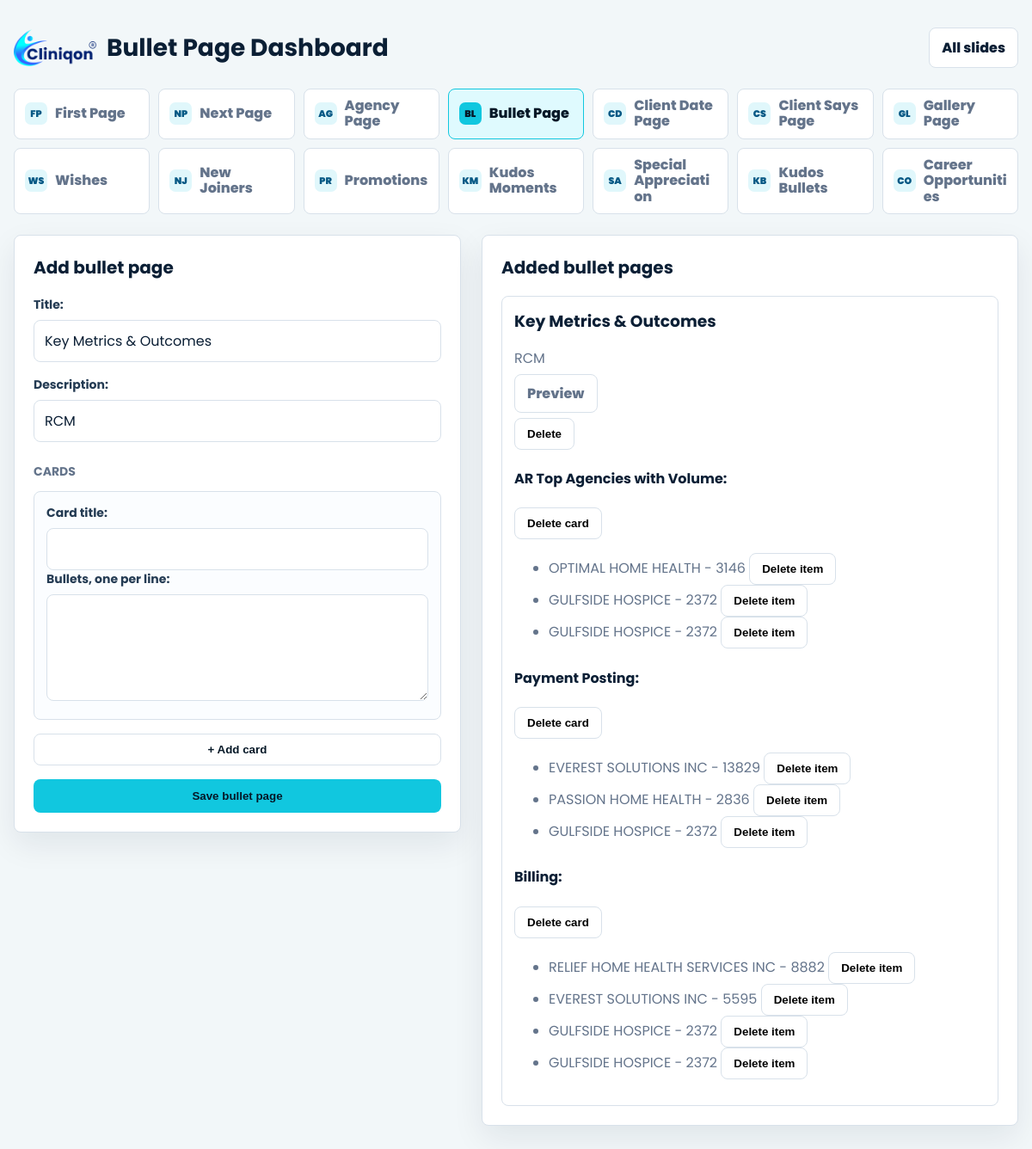
Screenshot of /bullet-page/ with the database file from the repository.
### decks/models.py (models this page shows, shortened)
class BulletPage(models.Model):
    title = models.CharField(max_length=200, default="Key Metrics & Outcomes")
    description = models.CharField(max_length=200, default="RCM")
    created_at = models.DateTimeField(auto_now_add=True)
    class Meta:
        ordering = ["-created_at"]
        verbose_name = "bullet page"
        verbose_name_plural = "bullet pages"

class BulletCard(models.Model):
    page = models.ForeignKey(BulletPage, related_name="cards", on_delete=models.CASCADE)
    title = models.CharField(max_length=200)
    order = models.PositiveSmallIntegerField(default=1)
    class Meta:
        ordering = ["order"]
        verbose_name = "bullet card"
        verbose_name_plural = "bullet cards"

class BulletItem(models.Model):
    card = models.ForeignKey(BulletCard, related_name="items", on_delete=models.CASCADE)
    text = models.CharField(max_length=255)
    order = models.PositiveSmallIntegerField(default=1)
    class Meta:
        ordering = ["order"]
        verbose_name = "bullet item"
        verbose_name_plural = "bullet items"

### decks/views.py (the view)
# urls.py: path("bullet-page/", views.bullet_page_dashboard, name="bullet_page_dashboard"),
def bullet_page_dashboard(request):
    page = None
    if request.method == "POST":
        form = BulletPageForm(request.POST)
        if form.is_valid():
            page = form.save()
            card_titles = request.POST.getlist("card_title")
            bullet_groups = request.POST.getlist("card_bullets")
            for index, card_title in enumerate(card_titles, start=1):
                title = card_title.strip()
                if not title:
                    continue
                card = BulletCard.objects.create(page=page, title=title, order=index)
                bullets = bullet_groups[index - 1].splitlines() if index - 1 < len(bullet_groups) else []
                for bullet_index, bullet in enumerate(bullets, start=1):
                    text = bullet.strip()
                    if text:
                        BulletItem.objects.create(card=card, text=text, order=bullet_index)
            return redirect("bullet_page_dashboard")
    else:
        form = BulletPageForm()
    bullet_pages = BulletPage.objects.prefetch_related("cards__items").all()
    return render(
        request,
        "decks/bullet_page_dashboard.html",
        {
            "form": form,
            "page": page,
            "bullet_pages": bullet_pages,
            "active_menu": "bullet",
        },
    )

### decks/forms.py
class BulletPageForm(forms.ModelForm):
    class Meta:
        model = BulletPage
        fields = ["title", "description"]

### decks/templates/decks/bullet_page_dashboard.html (shortened to what this page needs)
{% load static %}
<!DOCTYPE html>
<html lang="en">
<head>
</head>
<body>
    <main class="shell">
        {% include "decks/includes/dashboard_menu.html" with dashboard_title="Bullet Page Dashboard" %}
        <div class="layout">
            <section class="panel">
                <h2 class="form-title">Add bullet page</h2>
                <form method="post">
                    {% for field in form %}
                        <div class="field">
                            {{ field.label_tag }}
                            {{ field }}
                        </div>
                    {% endfor %}
                    <h3 class="section-heading">Cards</h3>
                    <div id="cards-form">
                        {% if page %}
                            {% for card in page.cards.all %}
                                <div class="bullet-card-form">
                                    <label>Card title:</label>
                                    <input type="text" name="card_title" value="{{ card.title }}">
                                    <label>Bullets, one per line:</label>
                                    <textarea name="card_bullets" rows="4">{% for item in card.items.all %}{{ item.text }}{% if not forloop.last %}
{% endif %}{% endfor %}</textarea>
                                </div>
                            {% endfor %}
                        {% else %}
                            <div class="bullet-card-form">
                                <label>Card title:</label>
                                <input type="text" name="card_title">
                                <label>Bullets, one per line:</label>
                                <textarea name="card_bullets" rows="4"></textarea>
                            </div>
                        {% endif %}
                    </div>
                    <button class="add-button" type="button" id="add-card">+ Add card</button>
                    <button class="submit" type="submit">Save bullet page</button>
                </form>
            </section>
            <section class="panel">
                <h2 class="preview-title">Added bullet pages</h2>
                {% for bullet_page in bullet_pages %}
                    <article class="preview-item">
                        <h3>{{ bullet_page.title }}</h3>
                        <p>{{ bullet_page.description }}</p>
                        <p><a class="view-link" href="{% url 'bullet_page_view_detail' bullet_page.id %}">Preview</a></p>
                        <form method="post" action="{% url 'delete_page_item' 'bullet' bullet_page.id %}" onsubmit="return confirm('Delete this saved slide?');">
                            <button class="view-link" type="submit">Delete</button>
                        </form>
                        {% for card in bullet_page.cards.all %}
                            <h4>{{ card.title }}</h4>
                            <form method="post" action="{% url 'delete_child_item' 'bullet-card' card.id %}" onsubmit="return confirm('Delete this card and its bullets?');">
                                <button class="view-link" type="submit">Delete card</button>
                            </form>
                            <ul>
                                {% for item in card.items.all %}
                                    <li>
                                        {{ item.text }}
                                        <form method="post" action="{% url 'delete_child_item' 'bullet-item' item.id %}" style="display:inline;" onsubmit="return confirm('Delete this bullet?');">
                                            <button class="view-link" type="submit">Delete item</button>
                                        </form>
                                    </li>
                                {% endfor %}
                            </ul>
                        {% endfor %}
                    </article>
                {% empty %}
                    <p>No bullet page items added yet.</p>
                {% endfor %}
            </section>
        </div>
    </main>
</body>
</html>

### decks/templates/decks/bullet_page_dashboard.html (style rules this page uses)
:root { --ink: #0b1f35; --muted: #64748b; --line: #d8e1ea; --accent: #11c7df; --panel: #ffffff; --wash: #f2f7f9; }
* { box-sizing: border-box; }
body { margin: 0; min-height: 100vh; color: var(--ink); background: var(--wash); font-family: "Poppins", Arial, Helvetica, sans-serif; }
a { color: inherit; }
.shell { width: min(1180px, calc(100% - 32px)); margin: 0 auto; padding: 32px 0; }
.view-link, .menu a, .add-button { border: 1px solid var(--line); border-radius: 8px; padding: 10px 14px; text-decoration: none; background: #fff; font-weight: 800; }
.layout { display: grid; grid-template-columns: 520px 1fr; gap: 24px; align-items: start; }
.panel { border: 1px solid var(--line); border-radius: 8px; background: var(--panel); padding: 22px; box-shadow: 0 14px 36px rgba(11, 31, 53, 0.08); }
.form-title, .preview-title { margin: 0 0 18px; font-size: 20px; }
.field, .bullet-card-form { margin-bottom: 16px; }
label { display: block; margin-bottom: 7px; color: #243b53; font-size: 14px; font-weight: 700; }
input, textarea { width: 100%; border: 1px solid var(--line); border-radius: 8px; padding: 11px 12px; color: var(--ink); background: #fff; font: inherit; }
textarea { resize: vertical; }
.section-heading { margin: 24px 0 12px; color: var(--muted); font-size: 14px; text-transform: uppercase; }
.bullet-card-form { border: 1px solid var(--line); border-radius: 8px; padding: 14px; background: #fbfdff; }
.add-button { width: 100%; margin-bottom: 16px; color: #061827; cursor: pointer; }
.submit { width: 100%; border: 0; border-radius: 8px; padding: 12px 14px; color: #061827; background: var(--accent); font-weight: 800; cursor: pointer; }
.preview-item { border: 1px solid var(--line); border-radius: 8px; padding: 14px; background: #fff; }
.preview-item h3 { margin: 0 0 8px; }
.preview-item p, .preview-item li { color: var(--muted); }

### rows the page displays
BulletPage: title "Key Metrics & Outcomes", description "RCM"
BulletCard: title "AR Top Agencies with Volume:"
BulletItem: text "OPTIMAL HOME HEALTH - 3146"
BulletItem: text "GULFSIDE HOSPICE - 2372"
BulletItem: text "GULFSIDE HOSPICE - 2372"
BulletCard: title "Payment Posting:"
BulletItem: text "EVEREST SOLUTIONS INC - 13829"
BulletItem: text "PASSION HOME HEALTH - 2836"
BulletItem: text "GULFSIDE HOSPICE - 2372"
BulletCard: title "Billing:"
BulletItem: text "RELIEF HOME HEALTH SERVICES INC - 8882"
BulletItem: text "EVEREST SOLUTIONS INC - 5595"
BulletItem: text "GULFSIDE HOSPICE - 2372"
BulletItem: text "GULFSIDE HOSPICE - 2372"

### other values shown
{{ dashboard_title }} "Bullet Page Dashboard"
{{ field.label_tag }} "Title:" "Description:"
